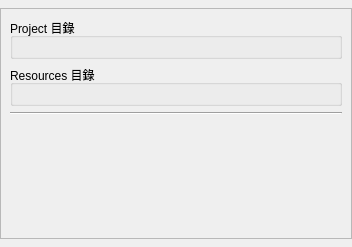
<?xml version="1.0" encoding="UTF-8"?>
<ui version="4.0">
 <class>Project</class>
 <widget class="QWidget" name="Project">
  <property name="geometry">
   <rect>
    <x>0</x>
    <y>0</y>
    <width>352</width>
    <height>247</height>
   </rect>
  </property>
  <property name="sizePolicy">
   <sizepolicy hsizetype="Preferred" vsizetype="Expanding">
    <horstretch>0</horstretch>
    <verstretch>0</verstretch>
   </sizepolicy>
  </property>
  <property name="windowTitle">
   <string>Form</string>
  </property>
  <layout class="QVBoxLayout" name="verticalLayout">
   <property name="leftMargin">
    <number>0</number>
   </property>
   <property name="topMargin">
    <number>8</number>
   </property>
   <property name="rightMargin">
    <number>0</number>
   </property>
   <property name="bottomMargin">
    <number>8</number>
   </property>
   <item>
    <widget class="QScrollArea" name="scrollArea">
     <property name="sizePolicy">
      <sizepolicy hsizetype="Expanding" vsizetype="MinimumExpanding">
       <horstretch>0</horstretch>
       <verstretch>0</verstretch>
      </sizepolicy>
     </property>
     <property name="minimumSize">
      <size>
       <width>0</width>
       <height>32</height>
      </size>
     </property>
     <property name="widgetResizable">
      <bool>true</bool>
     </property>
     <widget class="QWidget" name="scrollAreaWidgetContents">
      <property name="geometry">
       <rect>
        <x>0</x>
        <y>0</y>
        <width>350</width>
        <height>229</height>
       </rect>
      </property>
      <layout class="QVBoxLayout" name="verticalLayout_5">
       <item>
        <widget class="QGroupBox" name="groupBox_2">
         <property name="maximumSize">
          <size>
           <width>16777215</width>
           <height>96</height>
          </size>
         </property>
         <property name="title">
          <string>Project 目錄</string>
         </property>
         <property name="flat">
          <bool>false</bool>
         </property>
         <layout class="QVBoxLayout" name="verticalLayout_3">
          <item>
           <layout class="QHBoxLayout" name="project_path_layout"/>
          </item>
         </layout>
        </widget>
       </item>
       <item>
        <widget class="QGroupBox" name="groupBox_3">
         <property name="maximumSize">
          <size>
           <width>16777215</width>
           <height>96</height>
          </size>
         </property>
         <property name="title">
          <string>Resources 目錄</string>
         </property>
         <property name="flat">
          <bool>false</bool>
         </property>
         <layout class="QVBoxLayout" name="verticalLayout_7">
          <item>
           <layout class="QHBoxLayout" name="resources_path_layout"/>
          </item>
         </layout>
        </widget>
       </item>
       <item>
        <widget class="Line" name="line">
         <property name="orientation">
          <enum>Qt::Horizontal</enum>
         </property>
        </widget>
       </item>
       <item>
        <layout class="QHBoxLayout" name="project_name_layout"/>
       </item>
       <item>
        <layout class="QHBoxLayout" name="resources_name_layout"/>
       </item>
       <item>
        <spacer name="verticalSpacer">
         <property name="orientation">
          <enum>Qt::Vertical</enum>
         </property>
         <property name="sizeHint" stdset="0">
          <size>
           <width>20</width>
           <height>0</height>
          </size>
         </property>
        </spacer>
       </item>
      </layout>
     </widget>
    </widget>
   </item>
  </layout>
 </widget>
 <resources/>
 <connections/>
</ui>
